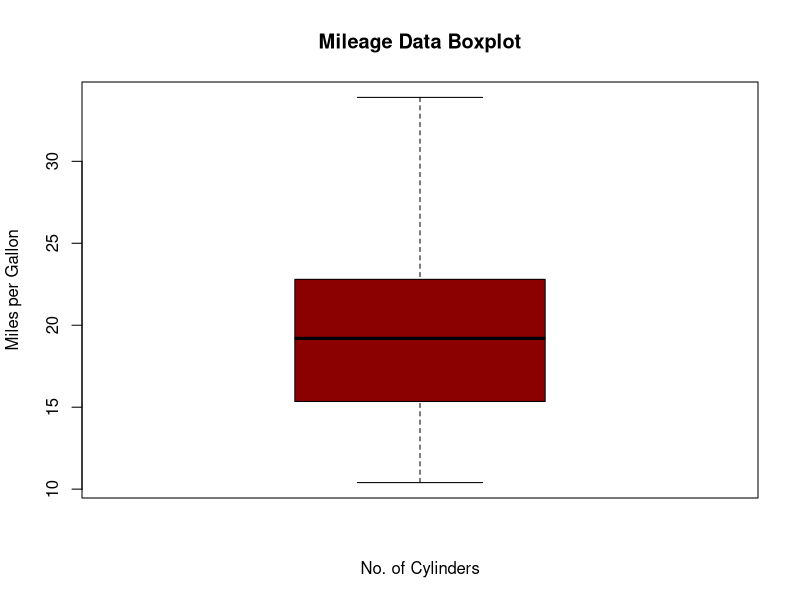

Reproduce this figure in R.
head(mtcars)
Median_mpg <- median(mtcars$mpg)
mean <- mean(mtcars$mpg)
modus <- names(sort(-table(mtcars$mpg))[1])
varians <- var(mtcars$mpg)
standar_deviasi <- sd(mtcars$mpg)
range <- range(mtcars$mpg)
sum(mtcars$mpg)
#boxplot
plot <- boxplot(mtcars$mpg,
                main = "Mileage Data Boxplot",
                ylab = "Miles per Gallon",
                xlab ="No. of Cylinders",
                col  ="#8B0000")
